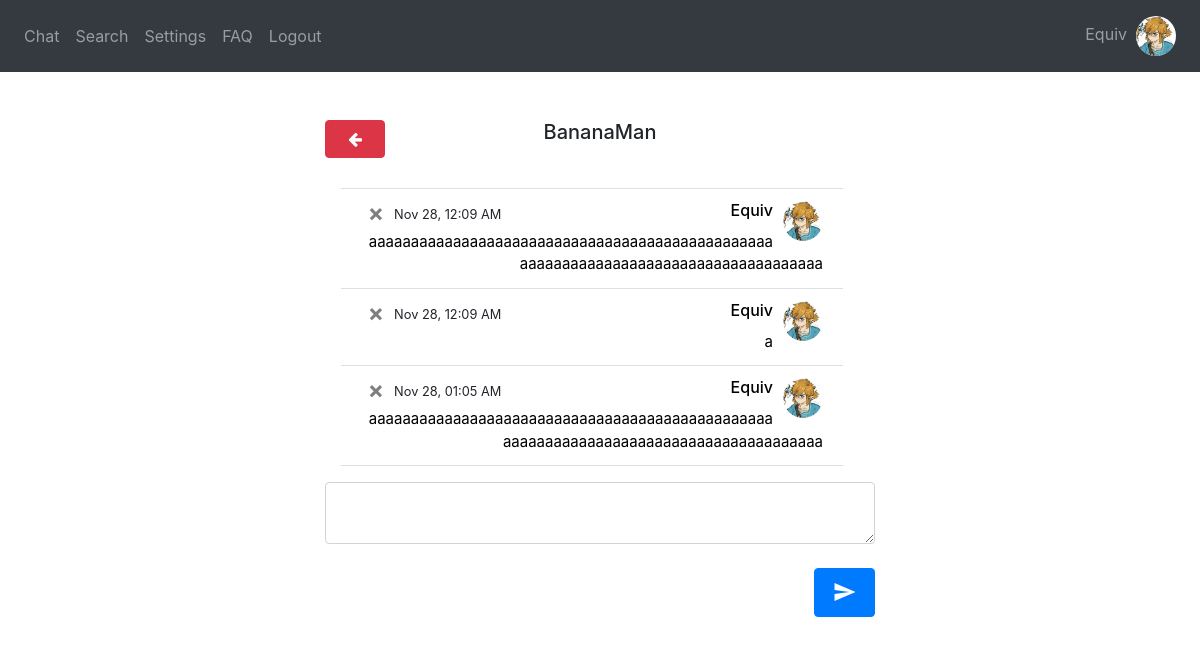
Screenshot of /chat/BananaMan (signed in) with the database file from the repository.
### website/models.py (models this page shows)
class User(db.Model, UserMixin):
    username = db.Column(db.String(150), unique=True)
    password = db.Column(db.String(150))
    answer = db.Column(db.String(150)) # security word
    question = db.Column(db.String(150)) # security question
    text_color = db.Column(db.String(20), default='Black') # message text color
    text_size = db.Column(db.String(20), default='Medium') # message text size
    background = db.Column(db.String(20), default='White') # background color
    status = db.Column(db.String(150))
    messages = db.relationship('Message')
    friends_list = db.relationship('Friend')
    block_list = db.relationship('Block')
    id = db.Column(db.Integer, primary_key=True)
    name = db.Column(db.String(20))
    groups = db.relationship('Group', secondary=user_groups, backref=db.backref('members', lazy='dynamic'))
    image_file = db.Column(db.String(20), nullable=False, default='default.jpg')

class Message(db.Model):
    id = db.Column(db.Integer, primary_key=True)
    data = db.Column(db.String(10000))
    date = db.Column(db.DateTime(timezone=True), default=func.now(tz=pytz.timezone('US/Eastern')))
    user_id = db.Column(db.Integer, db.ForeignKey('user.id')) #one-to-many relationship
    recipient_id = db.Column(db.Integer)
    group_id = db.Column(db.Integer)

### website/views.py (the view, shortened to what this page needs)
@views.route('/chat/<string:recipient>', methods = ['GET', 'POST'])
@login_required
def chat_with(recipient):
    recipient = User.query.filter(User.username == recipient).first_or_404()
    return render_template("chat_with.html", User = User, user = current_user, username = current_user.username,
        Message = Message, recipient = recipient, desc = desc, redirect = redirect, message1 = None, datetime = datetime)

### website/__init__.py (called while the page is built)
def create_app():
    app = Flask(__name__)
    app.config['SECRET_KEY'] = 'wadkjwlajda'
    app.config['SQLALCHEMY_DATABASE_URI'] = f'sqlite:///{DB_NAME}'
    db.init_app(app)
    from .views import views
    from .auth import auth
    from .group_views import group_views
    app.register_blueprint(views, url_prefix='/')
    app.register_blueprint(auth, url_prefix='/')
    app.register_blueprint(group_views, url_prefix='/')
    from .models import User, Message
    create_database(app)
    login_manager = LoginManager()
    login_manager.login_view = 'auth.login'
    login_manager.init_app(app)
    @login_manager.user_loader
    def load_user(id):
        return User.query.get(int(id))
    return app

### website/templates/chat_with.html (shortened to what this page needs)
{% extends "base.html" %} {% block title %}Chat{% endblock %} {% block content
    %}
    <link rel="stylesheet" href="https://cdnjs.cloudflare.com/ajax/libs/font-awesome/4.7.0/css/font-awesome.min.css">
    <br />
{% if recipient %}
<div style =   "position: fixed;
                right: 0;
                left: 0;
                margin-right: auto;
                margin-left: auto;
                min-height: 10em;
                max-width: 550px;">
    <ul class="list-group list-group-flush" id="messages">
        <div>
        <div style="float: left"><a style="width: 60px" class="btn btn-danger" id="chat" href="/"><i class="fa fa-arrow-left"></i></a></div>
        <h5 align="center" style="padding-right: 60px">{{recipient.username}}</h5>
        </div>
            <div class="overflow-auto p-3 mb-3 mb-md-0 mr-md-3 bg-light;" style="max-height: 300px; display: flex; flex-direction: column-reverse;">
            {% for message in Message.query.order_by(desc(Message.id)).all() %}
            {% if message.user_id == user.id and message.recipient_id == recipient.id %}
                <li style="background-color: {{user.background}}" class="list-group-item">
                    <div style="height:30px">
                        <a href="/profile">
                            <div style="float: right; padding-left: 10px"><img id="cornerpic" style="width:40px" class="rounded-circle account-img" src="{{ url_for('static', filename='profile_pics/' + current_user.image_file) }}"></div>
                            <div style="float: right; color:black"><h6>{{ current_user.username }}</h6>
                    </div>
                        </a>
                    <div style="float: left; width: 5%"><a class="close" id="chat" href="/delete-message/{{message.id}}/{{recipient.username}}"><span aria-hidden="true">&times;</span></a></div>
                    {% if (message.date - datetime.datetime.now()).days < 0 %}
                    <div style="float:left; padding-left: 10px"><small>{{(message.date - datetime.timedelta(hours=5)).strftime('%b %d, %I:%M %p')}}</small></div>
                    {% elif (message.date - datetime.datetime.now()).days == -1 %}
                        <div style="float:left; padding-left: 10px"><small>{{(message.date - datetime.timedelta(hours=5)).strftime('Yesterday, %I:%M %p')}}</small></div>
                    {% else %}
                        <div style="float:left; padding-left: 10px"><small>{{(message.date - datetime.timedelta(hours=5)).strftime('%I:%M %p')}}</small></div>
                    {% endif %}
                </div>
                <div style="overflow-wrap: break-word; color: {{user.text_color}}; font-size: {{user.text_size}}" align="right">{{message.data}}</div>
                </li>
            {% endif %}
        {% endfor %}
        </div>
    </ul>
    <form method="POST">
        <textarea name="message" id="message" class="form-control"></textarea>
        <br />
        <div style="float: right">
            <button type="submit" class="btn btn-primary" onclick="document.getElementById('sound_send').play();"><i style="padding-top:5px; width: 35px" class="material-icons">send</i></button>
        </div>
    </form>
</div>
{% endif %}
{% endblock %}

### website/templates/base.html (shortened to what this page needs)
<!DOCTYPE html>
<html>
  <head>
    <link
      rel="stylesheet"
      href="https://stackpath.bootstrapcdn.com/bootstrap/4.4.1/css/bootstrap.min.css"
    />
    <link
      rel="stylesheet"
      href="https://stackpath.bootstrapcdn.com/font-awesome/4.7.0/css/font-awesome.min.css"
    />
  </head>
  <body>
    <nav class="navbar navbar-expand-lg navbar-dark bg-dark">
      <div class="collapse navbar-collapse" id="navbar">
        <div class="navbar-nav">
          {% if current_user.is_authenticated %}
            <a class="nav-item nav-link" id="chat" href="/">Chat</a>
            <a class="nav-item nav-link" id="search" href="/search">Search</a>
            <a class="nav-item nav-link" id="settings" href="/settings">Settings</a>
            <a class="nav-item nav-link" id="faq" href="/faq">FAQ</a>
            <a class="nav-item nav-link" id="logout" href="/logout">Logout</a>
          {% else %}
            <a class="nav-item nav-link" id="login" href="/login">Log In</a>
            <a class="nav-item nav-link" id="signUp" href="/sign-up">Sign Up</a>
            <a class="nav-item nav-link" id="faq" href="/faq">FAQ</a>
          {% endif %}
        </div>
      </div>
        <div class="navbar-nav">
          {% if current_user.is_authenticated %}
            <a class="nav-item nav-link" id="chat" href="/profile">{{current_user.username}}&nbsp;&nbsp;<img id="cornerpic" style="width: 40px;" class="rounded-circle account-img" src="{{ url_for('static', filename='profile_pics/' + current_user.image_file) }}"></a>
          {% endif %}
        </div>
    </nav>
    <br />
    <div class="container">{% block content %} {% endblock %}</div>
  </body>
</html>

### website/templates/base.html (style rules this page uses)
#cornerpic { object-fit: cover; width:40px; height:40px; }

### rows the page displays
User: username "Equiv", image_file (picture)
User: username "BananaMan"
Message: image_file (picture), date "Nov 28, 01:05 AM", data "aaaaaaaaaaaaaaaaaaaaaaaaaaaaaaaaaaaaaaaaaaaaaaaaaaaaaaaaaaaaaaaaaaaaaaaaaaaaaaaaaaaaaa"
Message: image_file (picture), date "Nov 28, 12:09 AM", data "a"
Message: image_file (picture), date "Nov 28, 12:09 AM", data "aaaaaaaaaaaaaaaaaaaaaaaaaaaaaaaaaaaaaaaaaaaaaaaaaaaaaaaaaaaaaaaaaaaaaaaaaaaaaaaaaaaa"
